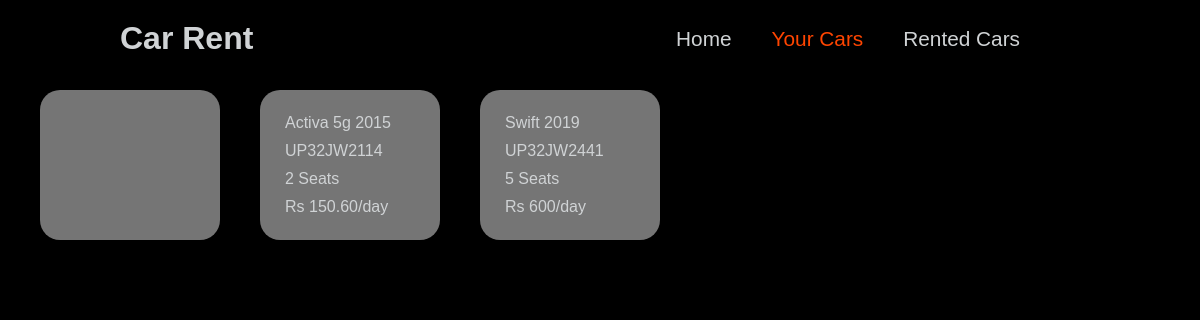
Screenshot of /yourcars.php (signed in) with the database file from the repository.
### tables this page shows
CREATE TABLE `cars` (
  `CarID` varchar(20) NOT NULL,
  `Model` varchar(50) NOT NULL,
  `Number` varchar(50) NOT NULL,
  `Seating` int NOT NULL,
  `Rent` varchar(20) NOT NULL,
  `AgencyID` varchar(20) NOT NULL,
  PRIMARY KEY (`CarID`),
  UNIQUE KEY `CarID_UNIQUE` (`CarID`)
);

### conn.php (called while the page is built, shortened)
<?php
$env = parse_ini_file('.env', false);
$conn = mysqli_connect($env["HOSTNAME"], $env["USERNAME"], $env["PASSWORD"], $env["DATABASE"], $env["PORT"]);
$carsQ = "SELECT * FROM `cars`";
$cars = mysqli_query($conn, $carsQ);

### yourcars.php (the view, shortened to what this page needs)
<?php include 'conn.php';
?>
<!DOCTYPE html>
<html lang="en">
<head>
    <link rel="stylesheet" href="style.css" />
</head>
<body>
    <header>
        <div class="logo">
            <h2 class="logo-name">Car Rent</h2>
        </div>
        <nav class="navigation">
            <a href="index.php">Home</a>
            <a class="current" href="yourcars.php">Your Cars</a>
            <a href="rented.php">Rented Cars</a>
        </nav>
    </header>
    <div class="container">
        <div class="add-div" onclick="addPopup()"><ion-icon name="add-circle"></ion-icon></div>
        <?php
        while ($row = mysqli_fetch_assoc($cars)) {
            if ($row['AgencyID'] == $_COOKIE['UID']) {
                echo '<div class="car-div" onclick=' . "'" . 'editPopup(' . json_encode($row) . ')' . "'" . '>
                <p>' . $row['Model'] . '</p><p>' . $row['Number'] . '</p>
                <p>' . $row['Seating'] . ' Seats</p><p>Rs ' . $row['Rent'] . '/day</p></div>';
            }
        }
        ?>
    </div>
</body>
</html>

### style.css (style rules this page uses)
html { scroll-behavior: smooth; }
* { margin: 0; padding: 0; box-sizing: border-box; font-family: sans-serif; -webkit-tap-highlight-color: transparent; --darkwhite: #d0d3d5; --saffron: #ff4500; }
body { background: black; font-size: 16px; }
header { position: fixed; top: 0; left: 0; width: 100%; padding: 20px 100px; display: flex; align-items: center; justify-content: space-between; z-index: 99; background-color: black; }
.logo { user-select: none; display: flex; align-items: start; margin-right: 40px; gap: 20px; color: var(--darkwhite); }
.logo-name { font-size: 2em; white-space: nowrap; }
.navigation { display: flex; align-items: center; justify-content: center; gap: 40px; }
.navigation a { position: relative; font-size: 1.3em; font-weight: 500; text-decoration: none; color: var(--darkwhite); transition: 0.5s; }
.navigation .current { color: var(--saffron); }
.container { width: 100%; height: 100%; display: flex; flex-wrap: wrap; justify-content: start; gap: 2.5em; margin-top: 80px; padding: 10px 40px; }
.add-div { width: 180px; height: 150px; background: #757575; color: var(--darkwhite); display: flex; align-items: center; justify-content: center; font-size: 3.5em; border-radius: 20px; cursor: pointer; }
.car-div { width: 180px; height: 150px; background: #757575; color: var(--darkwhite); padding: 15px 25px; display: flex; flex-direction: column; justify-content: center; gap: 10px; border-radius: 20px; cursor: pointer; }

### rows the page displays
cars: Model "Activa 5g 2015", Number "UP32JW2114", Seating "2", Rent "150.60"
cars: Model "Swift 2019", Number "UP32JW2441", Seating "5", Rent "600"
